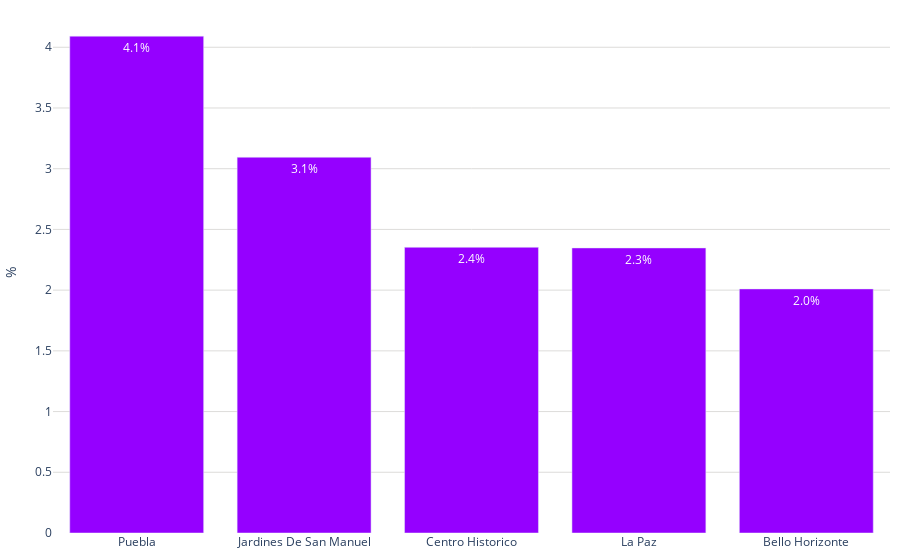

Source (notebook cell):
### Code cell
fig = go.Figure()
porcentajes = colonias_predominantes['porcentaje']
colonias = colonias_predominantes['colonia']
# Agregar los datos como barras
fig.add_trace(go.Bar(
    x=colonias,  # Eje x: Modalidades
    y=porcentajes,  # Eje y: Porcentajes
     marker_color='#9500ff',   # Especifica los colores de las barras
    text=porcentajes,  # Texto que se mostrará en las barras (porcentaje)
    textposition='inside',  # Posición del texto (puede ser 'inside' o 'outside')
    texttemplate='%{text:.1f}%',  # Formato del texto (porcentaje con un decimal)
))

# Personalizar el diseño de la gráfica
fig.update_layout(
    #title='Colonias Predominantes en Tulancingo',  # Título de la gráfica
    #xaxis=dict(title='%'),  # Título del eje x
    yaxis=dict(
        title='%', # Título del eje y
        gridcolor='#dddcda', # Color de las líneas que dividen los rangos del eje Y
        #gridwidth=1,
    ),  margin=dict(l=10, r=10, t=10, b=10),  # Ajusta los márgenes (left, right, top, bottom) 
    plot_bgcolor='rgba(0,0,0,0)',  # Color de fondo del gráfico
)
# Exportar gráfica como archivo HTML
def guardar_grafico_como_html(fig, nombre_archivo, carpeta='assets/graficas'):
    # Crear la carpeta si no existe
    if not os.path.exists(carpeta):
        os.makedirs(carpeta)
    
    # Gráfica como archivo HTML en la carpeta especificada
    pio.write_html(fig, f'{carpeta}/{nombre_archivo}.html')

guardar_grafico_como_html(fig, 'g_bar_colonias_predominantes', carpeta='assets/graficas')
fig.show()

### Figure 1 — Plotly figure (JSON) as saved in the notebook; plotly's stock layout.template omitted (floating-point values rounded to 4 significant figures)
{"data": [{"marker": {"color": "#9500ff"}, "text": [4.092, 3.094, 2.353, 2.348, 2.01], "textposition": "inside", "texttemplate": "%{text:.1f}%", "type": "bar", "x": ["Puebla", "Jardines De San Manuel", "Centro Historico", "La Paz", "Bello Horizonte"], "y": [4.092, 3.094, 2.353, 2.348, 2.01]}], "layout": {"margin": {"b": 10, "l": 10, "r": 10, "t": 10}, "plot_bgcolor": "rgba(0,0,0,0)", "yaxis": {"gridcolor": "#dddcda", "title": {"text": "%"}}}}
